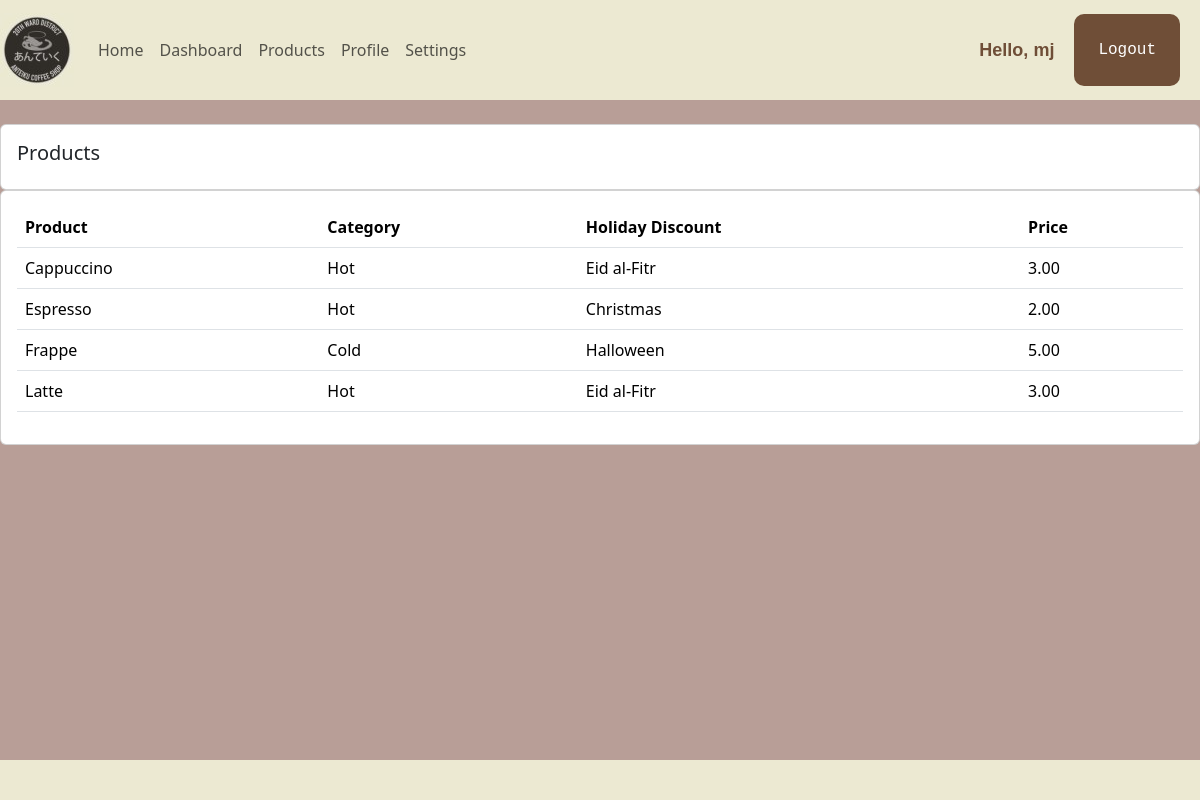
Screenshot of /products/ (signed in) with the database file from the repository.
### shopFront/models.py (models this page shows, shortened)
class Product(models.Model):
    CATEGORY = (
			('Hot', 'Hot'),
			('Cold', 'Cold'),
			)
    HOLIDAYS = (
        ('Eid al-Fitr', 'Eid al-Fitr'),
        ('Christmas', 'Christmas'),
        ('Halloween', 'Halloween'),
    )
    title = models.CharField(max_length=255)
    description = models.TextField()
    unit_price = models.DecimalField(max_digits=6,decimal_places=2)
    inventory = models.IntegerField()
    last_update = models.DateTimeField(auto_now=True)
    promotions = models.CharField(max_length=200, null=True, choices=HOLIDAYS)
    category = models.CharField(max_length=200, null=True, choices=CATEGORY)

### shopFront/decorators.py (the view)
		def wrapper_func(request, *args, **kwargs):
			group = None
			if request.user.groups.exists():
				group = request.user.groups.all()[0].name
			if group in allowed_roles:
				return view_func(request, *args, **kwargs)
			else:
				return HttpResponse('You are not authorized to view this page')

### shopFront/views.py (called while the page is built)
@login_required(login_url='loginPage')
@allowed_users(allowed_roles=['admin'])
def products(request):
    products = Product.objects.all()
    context = {'products':products}
    return render(request,'shopFront/products.html',context)

### shopFront/templates/shopFront/products.html (shortened to what this page needs)
{%  extends 'shopFront/main.html' %}
    {% block content %}
		<br>
		<div class="row">
			<div class="col-md">
				<div class="card card-body">
					<h5>Products</h5>
				</div>
				<div class="card card-body">
					<table class="table">
						<tr>
							<th>Product</th>
							<th>Category</th>
							<th>Holiday Discount</th>
							<th>Price</th>
						</tr>
                        {% for i in products %}
    						<tr>
        						<td>{{ i.title }}</td>
        						<td>{{ i.category }}</td>
								<td>{{ i.promotions }}</td>
        						<td>{{ i.unit_price }}</td>
    						</tr>
						{% endfor %}
					</table>
				</div>
			</div>
		</div>
		<div class="footer">
		</div>
{% endblock content %}

### shopFront/templates/shopFront/navbar.html (shortened to what this page needs)
{% load static %}
<nav class="navbar sticky-top navbar-expand-lg navbar-light" style="background-color:#ece9d2">
    <a class="navbar-brand" href="#"><img src="{% static "/images/logo.jpg" %}" alt="coffe mug"></a>
    <div class="collapse navbar-collapse" id="navbarNav">
      <ul class="navbar-nav">
        <li class="nav-item active">
          <a class="nav-link" href="{% url "homePage" %}">Home</a>
        </li>
        <li class="nav-item">
          <a class="nav-link" href="{% url "dashboardPage" %}">Dashboard</a>
        </li>
        <li class="nav-item">
          <a class="nav-link" href="{% url "productsPage" %}">Products</a>
        </li>
        <li class="nav-item">
          <a class="nav-link" href="{% url "user-Page" %}">Profile</a>
        </li>
        <li class="nav-item">
          <a class="nav-link" href="{% url 'account' %}">Settings</a>
        </li>
      </ul>
    </div>
    <span class="hello-msg">Hello, {{request.user}}</span>
    <form action="{% url 'logout' %}">
      <input class="logout-btn" type="submit" value="Logout" />
    </form>
  </nav>

### shopFront/templates/shopFront/main.html (style rules this page uses)
body { background-color : #B89E97; }

### shopFront/templates/shopFront/navbar.html (style rules this page uses)
.hello-msg { font-size:18px; color:#6F4E37; font-weight:bold; font-family: sans-serif; margin-right:20px; }

### shopFront/templates/shopFront/products.html (style rules this page uses)
.footer { position: fixed; left: 0; bottom: 0; width: 100%; height: 2.5rem; background-color: #ece9d2; }

### rows the page displays
Product: title "Cappuccino", category "Hot", promotions "Eid al-Fitr", unit_price "3.00"
Product: title "Espresso", category "Hot", promotions "Christmas", unit_price "2.00"
Product: title "Frappe", category "Cold", promotions "Halloween", unit_price "5.00"
Product: title "Latte", category "Hot", promotions "Eid al-Fitr", unit_price "3.00"

### other values shown
{{ request.user }} "mj"
